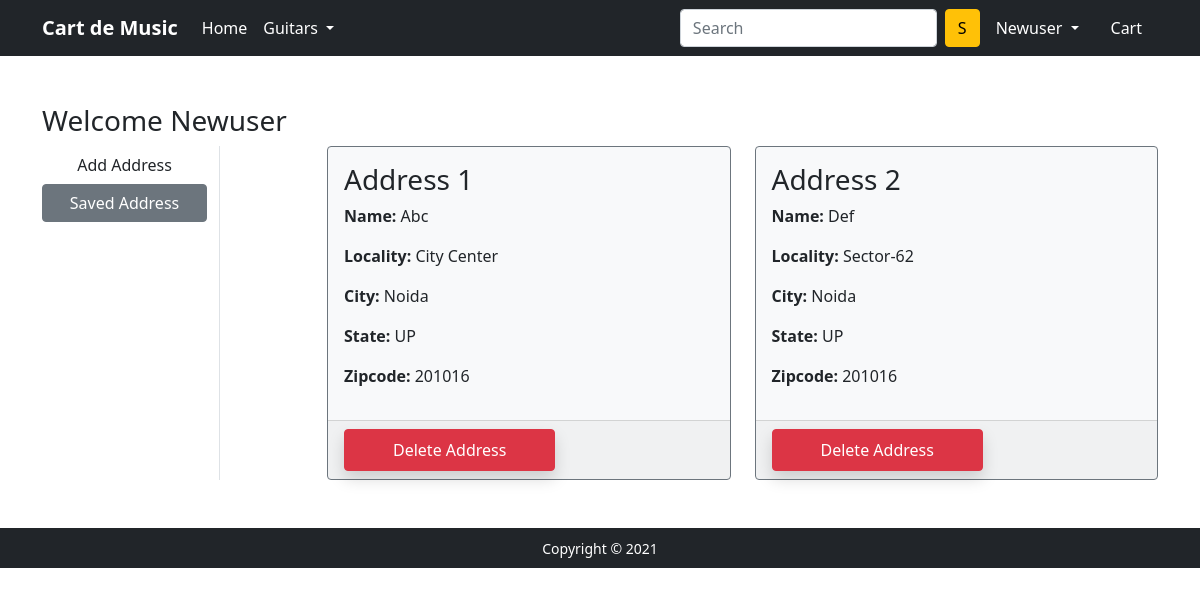
Page /address/ (signed in) on the earlier database version.
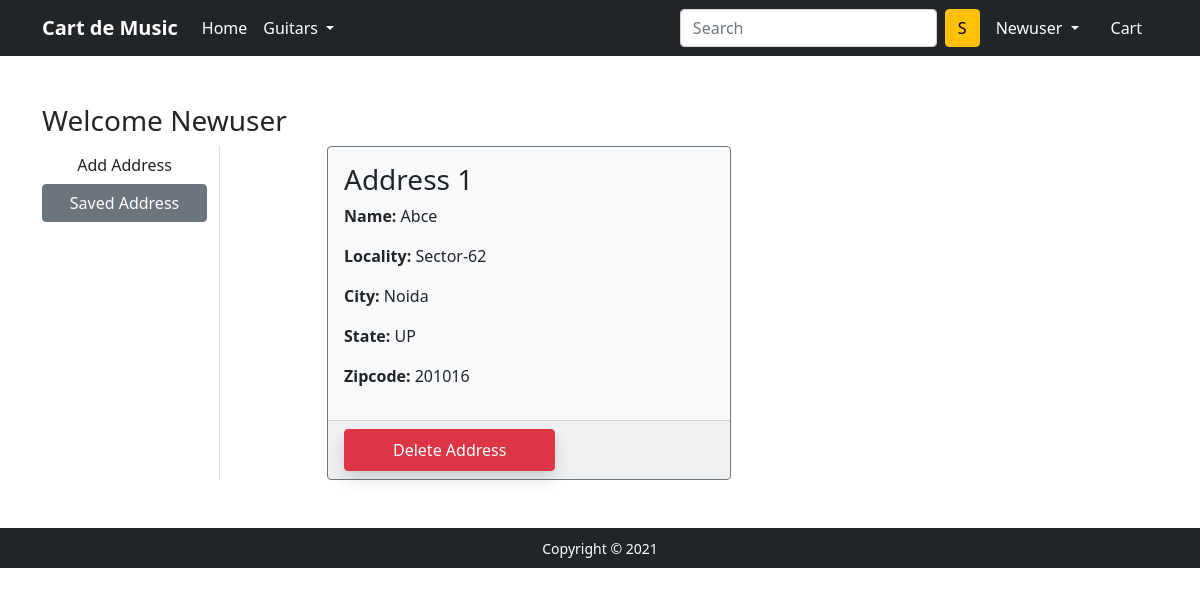
Same page on the later database version.
### app/models.py (models this page shows, shortened)
class Customer(models.Model):
    user = models.ForeignKey(User,on_delete=models.CASCADE)
    name = models.CharField(max_length=200)
    locality = models.CharField(max_length=200)
    city = models.CharField(max_length=50)
    zipcode = models.IntegerField()
    state = models.CharField(choices=STATE_CHOICES, max_length=50)

### app/views.py (the view)
# urls.py: path('address/', views.address, name='address'),
@login_required
def address(request):
 add = Customer.objects.filter(user=request.user)
 return render(request, 'app/address.html', {'add':add, 'active':'btn-secondary'})

### app/templates/app/address.html (shortened to what this page needs)
{% extends 'app/base.html' %}
{% load static %}
{% block main-content %}
<div class="container my-5">
 <div class="row">
 <h3>Welcome {{request.user.username|capfirst}}</h3>
  <div class="col-sm-2 border-end">
   <ul class="list-unstyled">
    <li class="d-grid"><a href="{% url 'profile' %}" class="btn">Add Address</a></li>
    <li class="d-grid"><a href="{% url 'address' %}" class="btn {{active}}">Saved Address</a></li>
   </ul>
  </div>
  <div class="col-sm-9 offset-sm-1">
   <div class="row">
   {% for ad in add%}
    <div class="col-sm-6">
     <div class="card bg-light border-secondary">
      <div class="card-body">
       <h3> Address {{forloop.counter}}</h3>
       <p><strong>Name:</strong> {{ad.name|capfirst}}</p>
       <p> <strong> Locality: </strong> {{ad.locality|capfirst}} </p>
       <p><strong> City: </strong> {{ad.city|capfirst}} </p>
       <p><strong> State:</strong> {{ad.state}}</p>
       <p><strong> Zipcode: </strong> {{ad.zipcode}}</p>
      </div>
      <div class="card-footer">
       <form action="/deleteaddress" class="d-inline">
   <button text="center" type="submit" class="btn btn-danger shadow px-5 py-2">
  Delete Address </button>  </div>
     </div>
    </div>
 {%endfor%}
   </div>
  </div>
 </div>
</div>
{% endblock main-content %}

Differences in the rows shown:
removed Customer: name "Abc", locality "City Center", city "Noida", state "UP", zipcode "201016"
removed Customer: name "Def", locality "Sector-62", city "Noida", state "UP", zipcode "201016"
added Customer: name "Abce", locality "Sector-62", city "Noida", state "UP", zipcode "201016"
